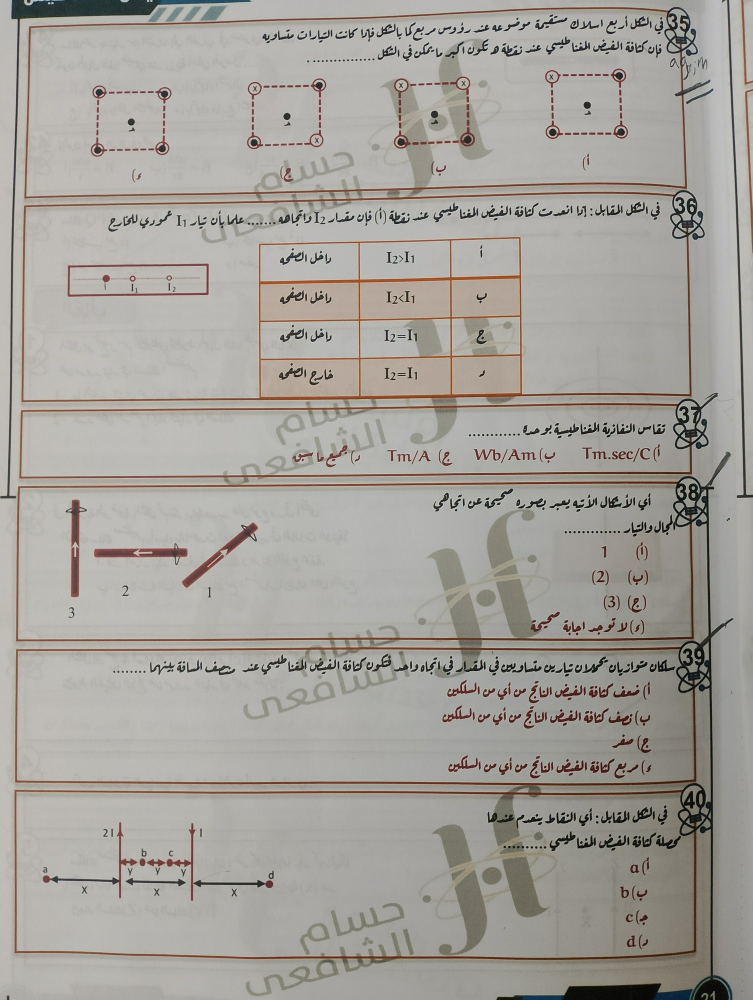
#> input picture page1.jpg, 1505 x 2000 px (shown at 1/2 size)
$ python -i deskew.py   (imports and definitions only)
#> lines starting #> are read from the running program, lines starting #| are printed output that depends on the picture; after the words box and inside, x2 and y2 are one past the last pixel; in counts of white or black regions, pixels touching at a corner belong together
"""Image deskewing and region cropping utilities using PIL and NumPy."""

from __future__ import annotations
import math
from typing import Tuple, List, Optional
import numpy as np
from PIL import Image, ImageOps, ImageFilter

# Photos of exam pages are usually taken with the phone held sideways.  Pixels
# alone cannot tell "turn left" from "turn right", so when a page is detected as
# sideways we first try a quarter turn counter-clockwise (= 270 degrees clockwise);
# looks_upside_down() then adds a half turn when the page came out upside down.
# `qpack scan --rotate 90|180|270` overrides it for a particular photo.
SIDEWAYS_DEFAULT_CW = 270

# A page counts as sideways only when the vertical line structure is clearly
# stronger.  On the sample photos upright pages scored a rows/cols ratio >= 3.2
# and sideways pages <= 0.41, so 0.6 leaves a wide safety margin.
SIDEWAYS_RATIO = 0.6


def _ink_map(image: Image.Image, long_side: int = 1000) -> np.ndarray:
    """Binary map of pixels darker than their surroundings (text, rules, drawings)."""
    gray = ImageOps.grayscale(image)
    scale = min(1.0, long_side / max(gray.size))
    if scale < 1.0:
        gray = gray.resize(
            (max(1, int(gray.width * scale)), max(1, int(gray.height * scale))),
            Image.BILINEAR,
        )
    arr = np.asarray(gray, dtype=np.float32)
    local_bg = np.asarray(gray.filter(ImageFilter.GaussianBlur(12)), dtype=np.float32)
    ink = (local_bg - arr) > 18
    h, w = ink.shape
    # Ignore the outer 5% where table edges, shadows and fingers live
    return ink[int(h * 0.05):int(h * 0.95), int(w * 0.05):int(w * 0.95)].astype(np.float32)


def _line_structure(profile: np.ndarray, window: int = 31) -> float:
    """How strongly a 1-D ink profile alternates like lines of text (0 = not at all)."""
    kernel = np.ones(window, dtype=np.float32) / window
    trend = np.convolve(profile, kernel, mode="same")
    mean = float(profile.mean()) + 1e-6
    return float((profile - trend).std()) / mean


def detect_text_axis(image: Image.Image) -> str:
    """Return 'horizontal' if text lines run left-right, or 'vertical' if the page is sideways.

    Text lines show up as strong row-by-row alternation of ink in an upright
    photo, and as strong column-by-column alternation in a sideways one.
    Ties and blank images count as 'horizontal' so they are never rotated.
    """
    ink = _ink_map(image)
    h, w = ink.shape
    ink = ink[int(0.12 * h):int(0.88 * h), int(0.12 * w):int(0.88 * w)]   # the page border frame is not text
    rows = _line_structure(ink.sum(axis=1))
    cols = _line_structure(ink.sum(axis=0))
    if cols > 0 and rows < SIDEWAYS_RATIO * cols:
        return "vertical"
    return "horizontal"


def _small_rgb(image: Image.Image, width: int = 700) -> np.ndarray:
    im = image.convert("RGB")
    return np.asarray(im.resize((width, max(1, int(im.height * width / im.width)))), dtype=np.float32)


def _badge_side(image: Image.Image) -> Optional[float]:
    """Mean x position (0..1) of compact, strongly coloured blobs (question number badges)."""
    a = _small_rgb(image) / 255.0
    mx, mn = a.max(axis=2), a.min(axis=2)
    mask = ((mx - mn) / (mx + 1e-6) > 0.45) & (mx > 0.35)
    # opening removes thin coloured rules, keeping only blob-shaped badges
    opened = Image.fromarray((mask * 255).astype(np.uint8)).filter(ImageFilter.MinFilter(5)).filter(ImageFilter.MaxFilter(5))
    ys, xs = np.nonzero(np.asarray(opened) > 0)
    if len(xs) < 30:
        return None
    return float(xs.mean() / mask.shape[1])


def _edge_alignment(image: Image.Image) -> Optional[Tuple[float, float]]:
    """(spread of right line ends, spread of left line ends) over the text lines of a page."""
    g = ImageOps.grayscale(image.resize((700, max(1, int(image.height * 700 / image.width)))))
    arr = np.asarray(g, dtype=np.float32)
    bg = np.asarray(g.filter(ImageFilter.GaussianBlur(9)), dtype=np.float32)
    ink = (bg - arr) > 16
    h, w = ink.shape
    ink = ink[:, int(w * 0.06):int(w * 0.94)]
    row_has_ink = ink.sum(axis=1) > 3
    rights: List[int] = []
    lefts: List[int] = []
    y = 0
    while y < h:
        if not row_has_ink[y]:
            y += 1
            continue
        y2 = y
        while y2 < h and row_has_ink[y2]:
            y2 += 1
        if y2 - y >= 6:
            cols = np.nonzero(ink[y:y2].sum(axis=0) > 1)[0]
            if len(cols) > 40:
                rights.append(int(cols.max()))
                lefts.append(int(cols.min()))
        y = y2
    if len(rights) < 6:
        return None
    return float(np.std(rights)), float(np.std(lefts))


def looks_upside_down(image: Image.Image) -> bool:
    """True when an Arabic (right-to-left) page is turned 180 degrees.

    Two cues vote: the text lines end flush at the RIGHT margin (their left ends
    are ragged), and the coloured question badges sit on the RIGHT side. If
    neither cue is clear the page is left alone.
    """
    vote = 0.0
    align = _edge_alignment(image)
    if align:
        right_spread, left_spread = align
        lo, hi = sorted((right_spread, left_spread))
        if hi > 1.8 * max(lo, 1.0):
            vote += 2.0 if right_spread > left_spread else -2.0
    badge_x = _badge_side(image)
    if badge_x is not None and abs(badge_x - 0.5) > 0.25:
        vote += 1.0 if badge_x < 0.5 else -1.0
    return vote > 0


def rotate_clockwise(image: Image.Image, degrees: int) -> Image.Image:
    """Rotate by a multiple of 90 degrees clockwise, keeping every pixel."""
    degrees %= 360
    if degrees == 0:
        return image
    return image.rotate(-degrees, expand=True)


def orient_image(image: Image.Image, rotate: Optional[int] = None) -> Tuple[Image.Image, float]:
    """Make the page's text run left-right.

    Applies EXIF orientation first.  ``rotate`` is a clockwise multiple of 90;
    when it is None the page is rotated only if it is detected as sideways.
    Returns (image, applied_angle) where the angle uses PIL's convention
    (positive = counter-clockwise), normalised to (-180, 180].
    """
    try:
        image = ImageOps.exif_transpose(image)
    except Exception:
        pass

    if rotate is None:
        cw = SIDEWAYS_DEFAULT_CW if detect_text_axis(image) == "vertical" else 0
        # A sideways photo may need either quarter-turn, and any photo may be upside
        # down, so check which way up the page is once the text runs left to right.
        probe = rotate_clockwise(image, cw)
        tilt = estimate_skew_angle(probe)        # tilted lines would blur the line-end cue
        if abs(tilt) >= 0.2:
            probe = probe.rotate(-tilt, resample=Image.BILINEAR, expand=False, fillcolor=(255, 255, 255))
        if looks_upside_down(probe):
            cw = (cw + 180) % 360
    else:
        cw = int(rotate) % 360

    if cw:
        image = rotate_clockwise(image, cw)

    pil_angle = float((-cw) % 360)
    if pil_angle > 180.0:
        pil_angle -= 360.0
    return image, pil_angle


def estimate_skew_angle(image: Image.Image, max_angle: float = 15.0, step: float = 0.5) -> float:
    """Estimate the skew angle (in degrees) of a page using projection profile variance.

    A positive angle indicates clockwise rotation needed to deskew.
    """
    # Convert to grayscale
    gray = ImageOps.grayscale(image)

    # Downscale for rapid angle detection (max dimension 800px)
    w, h = gray.size
    scale = min(1.0, 800.0 / max(w, h))
    if scale < 1.0:
        new_w, new_h = max(1, int(w * scale)), max(1, int(h * scale))
        gray_small = gray.resize((new_w, new_h), Image.BILINEAR)
    else:
        gray_small = gray

    # Enhance horizontal text line edges
    edges = gray_small.filter(ImageFilter.FIND_EDGES)
    arr = np.asarray(edges, dtype=np.float32)

    # Threshold weak noise / watermarks
    thresh = np.percentile(arr, 75)
    arr = np.where(arr > thresh, 1.0, 0.0)

    best_angle = 0.0
    max_variance = -1.0

    # Coarse search from -max_angle to +max_angle
    angles = np.arange(-max_angle, max_angle + step, step)
    edge_img = Image.fromarray((arr * 255).astype(np.uint8))

    for angle in angles:
        # Rotate image with bilinear interpolation
        rotated = edge_img.rotate(float(angle), resample=Image.BILINEAR, expand=False, fillcolor=0)
        rot_arr = np.asarray(rotated, dtype=np.float32)
        # Horizontal projection profile (sum of edge pixels across each row)
        proj = np.sum(rot_arr, axis=1)
        # When text lines are horizontal, the variance of row sums is maximized
        var = float(np.var(proj))
        if var > max_variance:
            max_variance = var
            best_angle = float(angle)

    # Fine search around best coarse angle
    fine_step = 0.1
    fine_angles = np.arange(best_angle - step, best_angle + step + fine_step, fine_step)
    for angle in fine_angles:
        rotated = edge_img.rotate(float(angle), resample=Image.BILINEAR, expand=False, fillcolor=0)
        rot_arr = np.asarray(rotated, dtype=np.float32)
        proj = np.sum(rot_arr, axis=1)
        var = float(np.var(proj))
        if var > max_variance:
            max_variance = var
            best_angle = float(angle)

    # The angle that maximizes variance is the rotation angle that brings lines horizontal.
    # Therefore, the image's skew tilt angle is -best_angle.
    skew_angle = -best_angle
    return round(skew_angle, 2)


def deskew_image(
    image: Image.Image,
    max_angle: float = 15.0,
    rotate: Optional[int] = None,
) -> Tuple[Image.Image, float]:
    """Orient a page photo upright and correct its small tilt.

    ``rotate`` forces a clockwise quarter-turn count in degrees (0/90/180/270);
    None means auto-detect sideways photos (see orient_image).
    Returns:
        (deskewed_image, total_angle_applied) in PIL's convention
        (positive = counter-clockwise).
    """
    image, coarse_rotated = orient_image(image, rotate=rotate)

    angle = estimate_skew_angle(image, max_angle=max_angle)
    # If the detected skew angle is negligible (< 0.2 degrees), return image
    if abs(angle) < 0.2:
        return image, coarse_rotated

    # Rotate the image to upright position (counteracting skew angle)
    deskewed = image.rotate(-angle, resample=Image.BICUBIC, expand=True, fillcolor=(255, 255, 255))
    return deskewed, coarse_rotated + angle


# [47 lines left out: function crop_box, not called in this run]

>>> from PIL import Image
>>> picture = Image.open('../page1.jpg')
#> picture is the input picture: PIL image 1505x2000 RGB; mean R, G, B 164.7, 161.1, 155.1
>>> result = deskew_image(picture)
#> in _ink_map, `ink = (local_bg - arr) > 18`: ink: shape (1000, 752) bool; 10.3% white; 927 white regions (557 under 20 px), largest, box (x1, y1, x2, y2) and area: (0, 0, 733, 1000) 21400, (21, 190, 704, 405) 8123, (24, 7, 710, 199) 4467
#> in _ink_map, `return ink[int(h * 0.05):int(h * 0.95), int(w * 0.05):int(w * 0.95)].a..`: returned value: shape (900, 677) float32; values 0 (black) and 1 (white), 9.7% white; 861 white regions (523 under 20 px), largest, box (x1, y1, x2, y2) and area: (0, 424, 677, 900) 12584, (0, 140, 667, 355) 7613, (0, 343, 677, 433) 4015
#> in detect_text_axis, `ink = ink[int(0.12 * h):int(0.88 * h), int(0.12 * w):int(0.88 * w)]`:
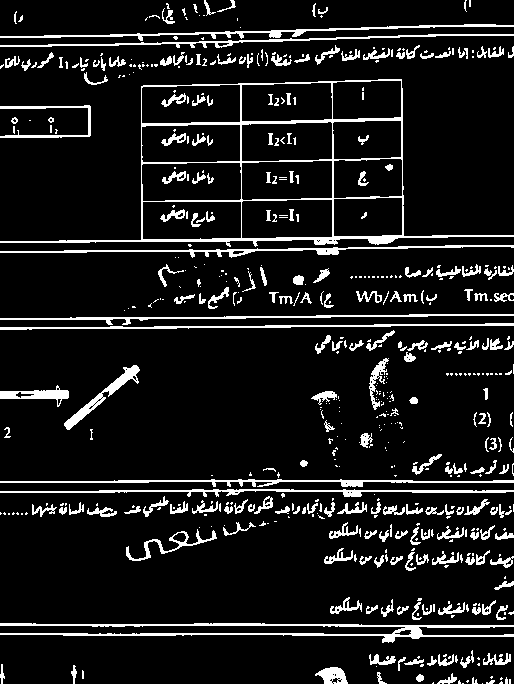
#> ink: shape (684, 514) float32; values 0 (black) and 1 (white), 10% white; 573 white regions (347 under 20 px), largest, box (x1, y1, x2, y2) and area: (0, 79, 514, 247) 4783, (0, 623, 514, 643) 2645, (0, 245, 514, 258) 1352
#> in _line_structure, `trend = np.convolve(profile, kernel, mode="same")`: trend = 684 values, max 131.2 at index 495, min 3.65 at index 584, mean 51.15
#> in _line_structure, `mean = float(profile.mean()) + 1e-6`: mean = 51.56
#> in detect_text_axis, `rows = _line_structure(ink.sum(axis=1))`: rows = 1.22
#> in detect_text_axis, `cols = _line_structure(ink.sum(axis=0))`: cols = 0.269
#> in orient_image, `cw = SIDEWAYS_DEFAULT_CW if detect_text_axis(image) == "vertical" else 0`: cw = 0
#> in estimate_skew_angle, `edges = gray_small.filter(ImageFilter.FIND_EDGES)`:
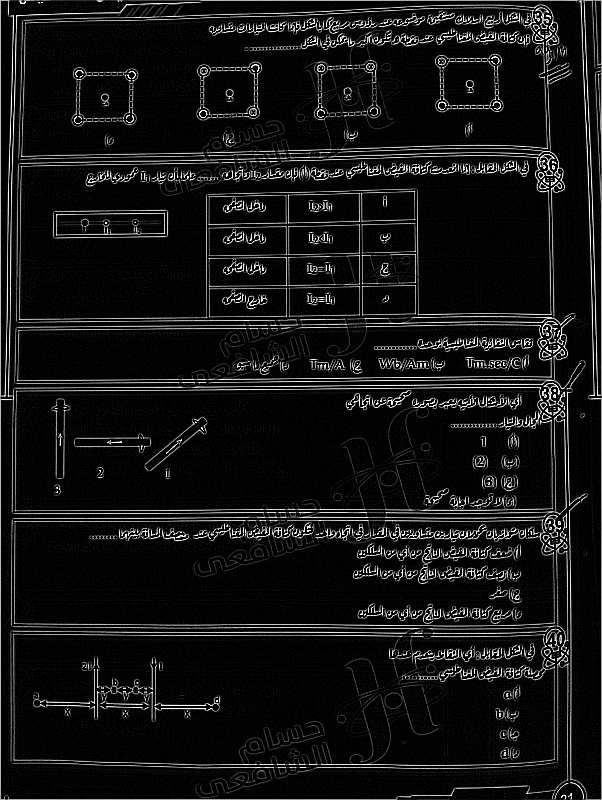
#> edges: PIL image 602x800 L; min 0, max 255, mean 20.4
#> in estimate_skew_angle, `thresh = np.percentile(arr, 75)`: thresh = 7
#> in estimate_skew_angle, `arr = np.where(arr > thresh, 1.0, 0.0)`: arr: shape (800, 602) float64; values 0 (black) and 1 (white), 24.1% white in thin lines or dots
#> in estimate_skew_angle, `edge_img = Image.fromarray((arr * 255).astype(np.uint8))`: edge_img: PIL image 602x800 L; 24.1% white in thin lines or dots
#> the loop in estimate_skew_angle, `for angle in angles:` made 61 passes
#> (var, max_variance) on passes 1, 3, 4, 5, 6, 7, 8, 9, 10, 11, 12, 13: (40531816, 40531816), (40985960, 40985960), (41768944, 41768944), (41868912, 41868912), (42912800, 42912800), (44339108, 44339108), (46260372, 46260372), (47932596, 47932596), (49480424, 49480424), (51242404, 51242404), (53266984, 53266984), (54862096, 54862096)
#> var on passes 2, 32, 33, 34, 35, 36: 40516192, 211389520, 185512912, 167629152, 152667552, 138859328
#> after the loop in estimate_skew_angle, `for angle in angles:`: best_angle = 0; max_variance = 332673184
#> the loop in estimate_skew_angle, `for angle in fine_angles:` made 11 passes
#> var on passes 1 to 11: 284793248, 272481824, 266499200, 263643424, 286559296, 332673184, 282238880, 252589216, 243702720, 225379568, 211389520
#> pass 1, in estimate_skew_angle, `rotated = edge_img.rotate(float(angle), resample=Image.BILINEAR, expan..`:
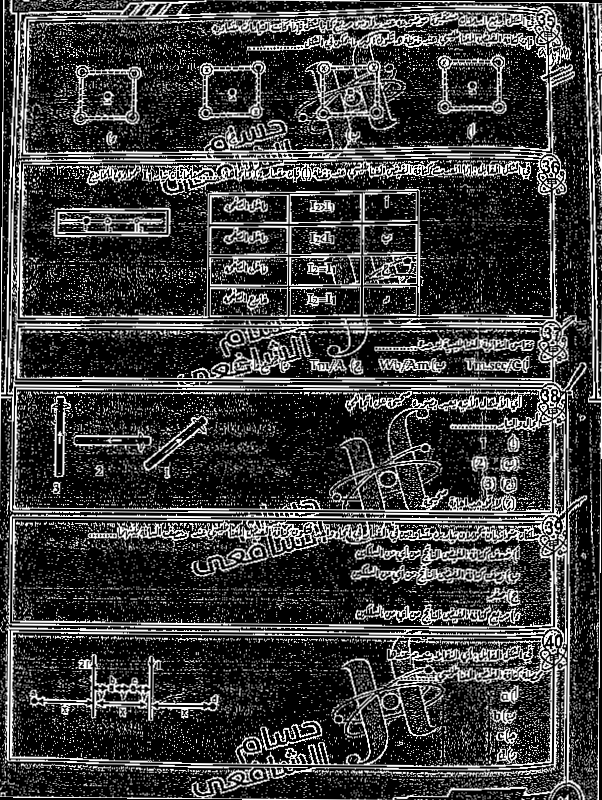
#> rotated: PIL image 602x800 L; min 0, max 255, mean 60.5
#> after the loop in estimate_skew_angle, `for angle in fine_angles:`: best_angle = 0; max_variance = 332673184
#> in estimate_skew_angle, `skew_angle = -best_angle`: skew_angle = 0
#> in _edge_alignment, `ink = (bg - arr) > 16`: ink: shape (930, 700) bool; 10.3% white; 911 white regions (547 under 20 px), largest, box (x1, y1, x2, y2) and area: (13, 420, 682, 930) 15361, (20, 177, 656, 377) 7052, (23, 6, 661, 185) 3821
#> in _edge_alignment, `ink = ink[:, int(w * 0.06):int(w * 0.94)]`:
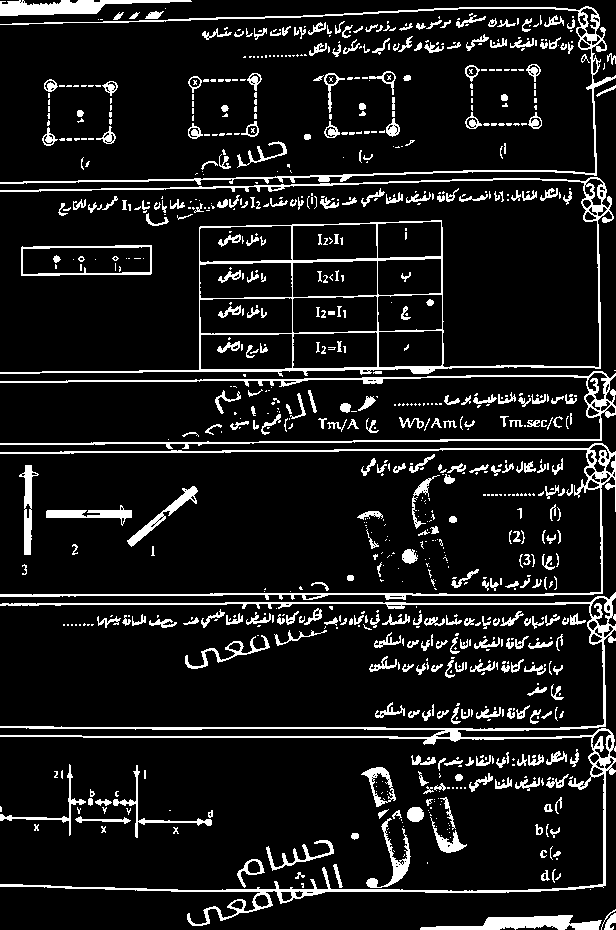
#> ink: shape (930, 616) bool; 10.4% white; 907 white regions (544 under 20 px), largest, box (x1, y1, x2, y2) and area: (0, 592, 616, 926) 8457, (0, 177, 614, 377) 6580, (0, 443, 616, 600) 3714
#> after the loop in _edge_alignment, `while y < h:`: lefts = [0, 0, 375, 0]; rights = [615, 615, 605, 615]
#> in _badge_side, `mask = ((mx - mn) / (mx + 1e-6) > 0.45) & (mx > 0.35)`: mask: shape (930, 700) bool; 1.5% white in thin lines or dots
#> in _badge_side, `opened = Image.fromarray((mask * 255).astype(np.uint8)).filter(ImageFi..`: opened: PIL image 700x930 L; 0.01% white; 1 white region, box (x1, y1, x2, y2) and area: (150, 0, 172, 3) 66
#> in _badge_side, `ys, xs = np.nonzero(np.asarray(opened) > 0)`: ys = 66 values from 0 to 2; xs = 66 values, max 171 at index 21, min 150 at index 0, mean 160.5
#> in looks_upside_down, `badge_x = _badge_side(image)`: badge_x = 0.229
#> in looks_upside_down, `vote += 1.0 if badge_x < 0.5 else -1.0`: vote = 1
#> in orient_image, `cw = (cw + 180) % 360`: cw = 180
#> call 2 of rotate_clockwise, with degrees = 180
#> in rotate_clockwise (call 2), `return image.rotate(-degrees, expand=True)`:
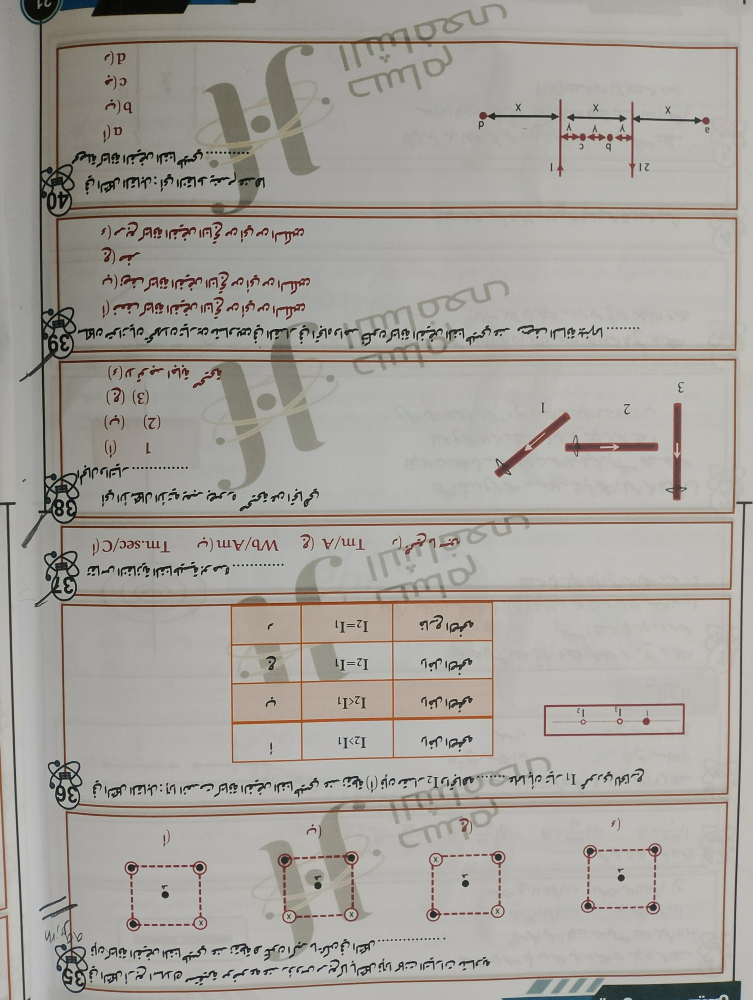
#> returned value: PIL image 1505x2000 RGB (shown at 1/2 size); mean R, G, B 164.7, 161.1, 155.1
#> in estimate_skew_angle (call 2), `edge_img = Image.fromarray((arr * 255).astype(np.uint8))`: edge_img: PIL image 602x800 L; 24.1% white in thin lines or dots
#> the loop in estimate_skew_angle (call 2), `for angle in angles:` made 61 passes
#> var on passes 2, 32, 33, 34, 35, 36, 37, 38, 39, 40, 41, 42: 40516192, 211389520, 185512944, 167629168, 152667552, 138859328, 127604736, 117573400, 107805856, 98645424, 89721504, 81753656
#> pass 1, in estimate_skew_angle (call 2), `rotated = edge_img.rotate(float(angle), resample=Image.BILINEAR, expan..`:
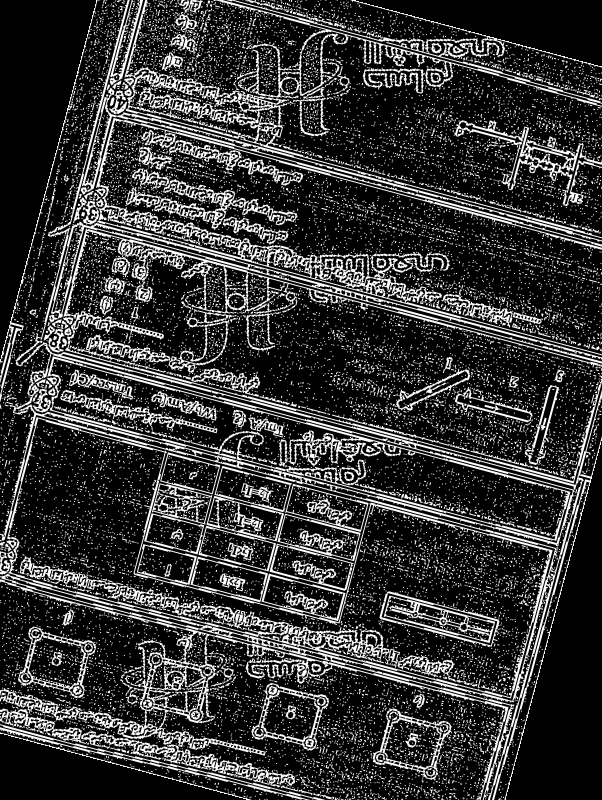
#> rotated: PIL image 602x800 L; min 0, max 255, mean 53.7
#> after the loop in estimate_skew_angle (call 2), `for angle in angles:`: best_angle = 0; max_variance = 332673152
#> the loop in estimate_skew_angle (call 2), `for angle in fine_angles:` made 11 passes
#> var on passes 1 to 11: 284793248, 272481824, 266499200, 263643408, 286559328, 332673152, 282238912, 252589216, 243702720, 225379568, 211389520
#> pass 2, in estimate_skew_angle (call 2), `rotated = edge_img.rotate(float(angle), resample=Image.BILINEAR, expan..`:
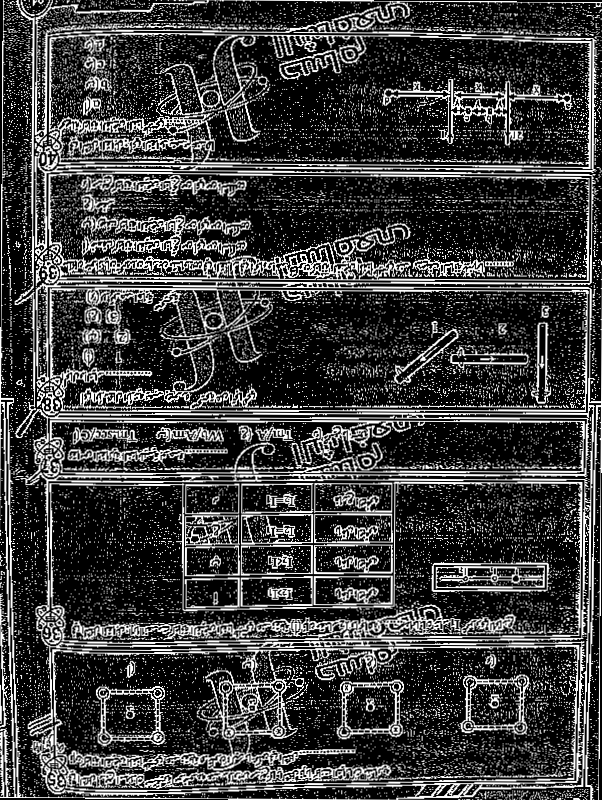
#> rotated: PIL image 602x800 L; min 0, max 255, mean 60.6
#> after the loop in estimate_skew_angle (call 2), `for angle in fine_angles:`: best_angle = 0; max_variance = 332673152
#> in deskew_image, `angle = estimate_skew_angle(image, max_angle=max_angle)`: angle = 0
